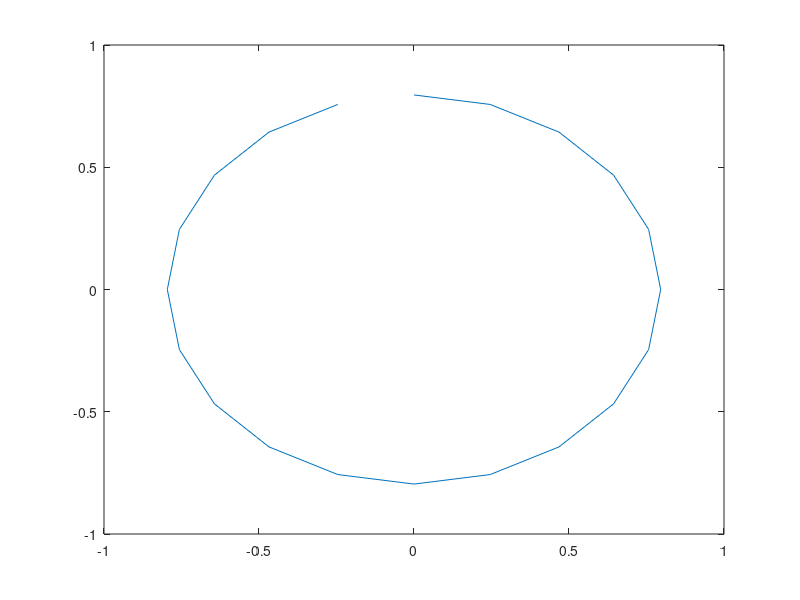

MATLAB code to generate this figure:
q=[    4.87271e-17
        0.795775
               0
               0
               0
        -0.15708
        0.245908
        0.756827
               0
               0
               0
       -0.471239
        0.467745
        0.643795
               0
               0
               0
       -0.785398
        0.643795
        0.467745
               0
               0
               0
        -1.09956
        0.756827
        0.245908
               0
               0
               0
        -1.41372
        0.795775
               0
               0
               0
               0
        -1.72788
        0.756827
       -0.245908
               0
               0
               0
        -2.04204
        0.643795
       -0.467745
               0
               0
               0
        -2.35619
        0.467745
       -0.643795
               0
               0
               0
        -2.67035
        0.245908
       -0.756827
               0
               0
               0
        -2.98451
     4.87271e-17
       -0.795775
               0
               0
               0
        -3.29867
       -0.245908
       -0.756827
               0
               0
               0
        -3.61283
       -0.467745
       -0.643795
               0
               0
               0
        -3.92699
       -0.643795
       -0.467745
               0
               0
               0
        -4.24115
       -0.756827
       -0.245908
               0
               0
               0
        -4.55531
       -0.795775
    -9.74543e-17
               0
               0
               0
        -4.86947
       -0.756827
        0.245908
               0
               0
               0
        -5.18363
       -0.643795
        0.467745
               0
               0
               0
        -5.49779
       -0.467745
        0.643795
               0
               0
               0
        -5.81195
       -0.245908
        0.756827
               0
               0
               0
        -6.12611 ];
    
    px = q(1:6:end);
    py = q(2:6:end);
    phi = q(6:6:end);
    plot(px,py)